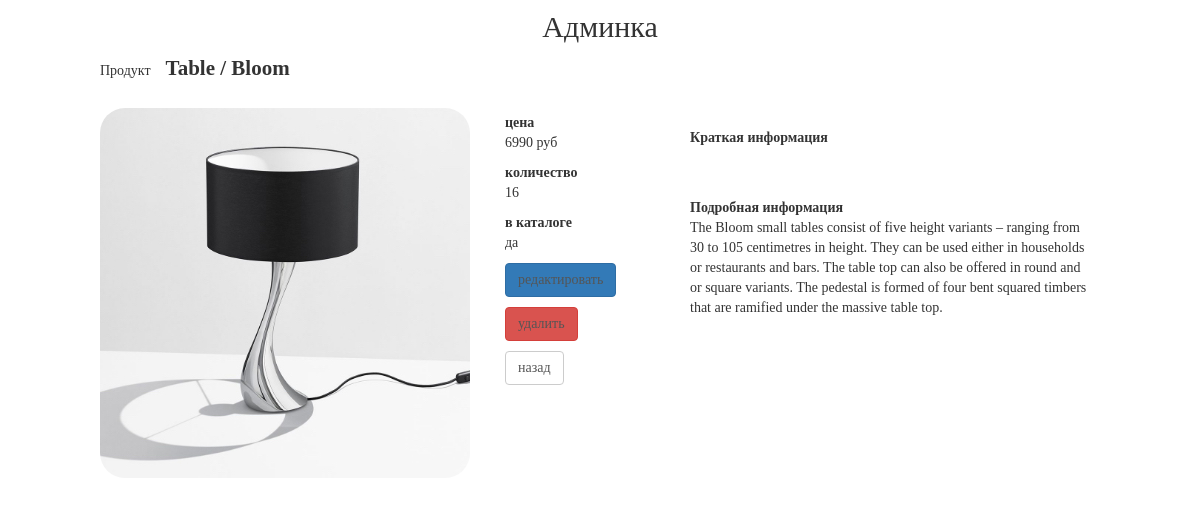
Screenshot of /my/admin/product/read/2/ with the database file from the repository.
### mainapp/models.py (models this page shows, shortened)
class Product(models.Model):
    category = models.ForeignKey(ProductCategory, on_delete=models.PROTECT, verbose_name='Категория')
    name = models.CharField('Название', max_length=128)
    short_description = models.CharField('Краткое описание', max_length=128, blank=True)
    description = models.TextField('Описание', blank=True)
    quantity = models.PositiveIntegerField('Количество', default=0)
    price = models.DecimalField('Цена', max_digits=10, decimal_places=0, default=0)
    image = models.ImageField(upload_to='products_images', blank=True)
    is_active = models.BooleanField(default=True, db_index=True)
    created_at = models.DateTimeField('Дата создания', auto_now_add=True)
    updated_at = models.DateTimeField('Дата обновления', auto_now=True)

class ProductCategory(models.Model):
    name = models.CharField('Название', max_length=128, unique=True)
    description = models.TextField('Описание', max_length=255, blank=True)
    is_active = models.BooleanField(default=True, db_index=True)
    created_at = models.DateTimeField('Дата создания', auto_now_add=True)

### adminapp/views.py (the view)
# urls.py: path('product/read/<int:pk>/', adminapp.ProductDetail.as_view(), name='product_read'),
class ProductDetail(DetailView):
    model = Product
    pk_url_kwarg = 'pk'     # product_pk

### basketapp/context_processors.py (called while the page is built)
def basket(request):
    if request.user.is_authenticated:
        basket = request.user.basket.select_related('product', 'product__category').all()
    else:
        basket = []
    return {
        'basket': basket,
    }

### mainapp/templatetags/my_filters.py (called while the page is built)
@register.filter(name='media_folder_products')
def media_folder_products(string):
    if not string:
        string = 'products_images/default.jpg'
    return f'{settings.MEDIA_URL}{string}'

### adminapp/templates/mainapp/product_detail.html (shortened to what this page needs)
{% extends 'adminapp/base.html' %}
{% load static %}
{% load my_filters %}
{% block container %}
    <div class="product_read">
        <div class="produt_name">
            Продукт<strong>{{ object.category.name|title }} /
            {{ object.name|title }}</strong>
        </div>
        <img src="{{ object.image|media_folder_products }}" alt="{{ object.name }}">
        <div class="summary">
            <b>цена</b>
            <p>{{ object.price }} руб</p>
            <b>количество</b>
            <p>{{ object.quantity }}</p>
            <b>в каталоге</b>
            <p>{% if object.is_active %}да{% else %}нет{% endif %}</p>
            <p>
                <a href="{% url 'my_admin:product_update' object.pk %}" class="btn btn-primary">
                    редактировать
                </a>
            </p>
            <p>
                <a href="{% url 'my_admin:product_delete' object.pk %}" class="btn btn-danger">
                    удалить
                </a>
            </p>
            <p>
                <a href="{% url 'my_admin:category_products_list' object.category.pk %}" class="btn btn-default">
                    назад
                </a>
            </p>
        </div>
        <div class="product_desc">
            <b>Краткая информация</b>
            <br><br>
            <b>Подробная информация</b>
            <p>{{ object.description }}</p>
        </div>
    </div>
{% endblock %}

### static/css/style.css (style rules this page uses)
* { margin: 0; padding: 0; }
html, body { height: 100%; }
body { font-family: Montserrat; }
.product_read { margin: 0 auto; width: 1000px; height: 600px; }
.product_read img { display: block; float:left; margin-top: 25px; border-radius: 25px; }
.product_read .summary { display: block; float: left; margin-left: 35px; margin-top: 30px; width: 150px; }
.product_read .product_desc { display: block; float: left; margin-left: 35px; margin-top: 45px; width: 400px; }
.product_read strong { font-size: 150%; margin-left: 15px; }
.product_read a { color: #555; text-decoration: none; }

### rows the page displays
Product: category.name "Table", name "Bloom", image|media_folder_products (picture), price "6990", quantity "16", description "The Bloom small tables consist of five height variants – ranging from 30 to 105 centimetres in height. They can be used either in households or restaurants and bars. The table top can also be offered in round and or square variants. The pedestal is formed of four bent squared timbers that are ramified under the massive table top."
